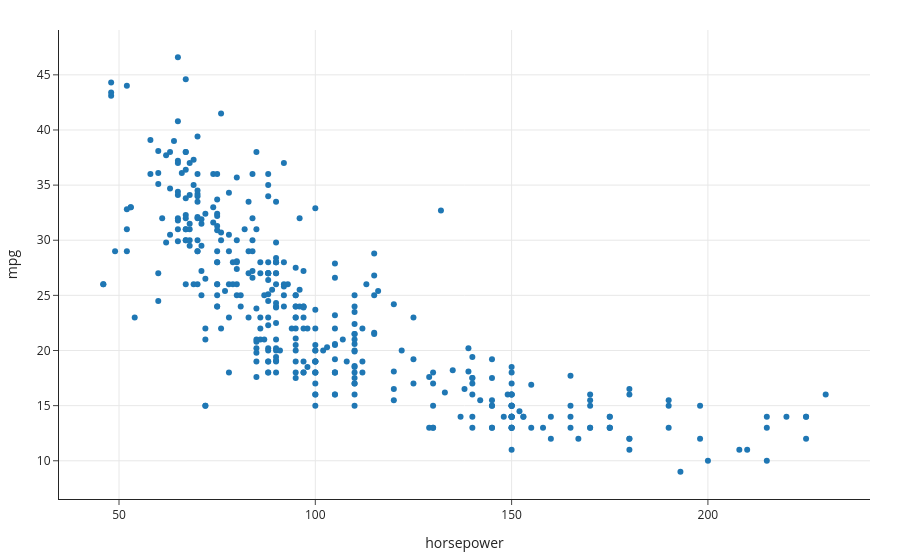

The code cell stored with this chart in its notebook:
### Markdown cell above
### The relationship between `'horsepower'` and `'mpg'`

### Code cell
px.scatter(mpg, x='horsepower', y='mpg')

### Figure 1 — Plotly figure (JSON) as saved in the notebook; plotly's stock layout.template omitted (floating-point values rounded to 4 significant figures; data arrays with more than 128 entries replaced by an {"elided": "..."} marker saying what was removed)
{"data": [{"hovertemplate": "horsepower=%{x}<br>mpg=%{y}<extra></extra>", "legendgroup": "", "marker": {"color": "#1F77B4", "symbol": "circle"}, "mode": "markers", "name": "", "orientation": "v", "showlegend": false, "type": "scatter", "x": {"elided": "392 int values"}, "xaxis": "x", "y": {"elided": "392 float values"}, "yaxis": "y"}], "layout": {"legend": {"tracegroupgap": 0}, "xaxis": {"anchor": "y", "domain": [0, 1], "title": {"text": "horsepower"}}, "yaxis": {"anchor": "x", "domain": [0, 1], "title": {"text": "mpg"}}}}
